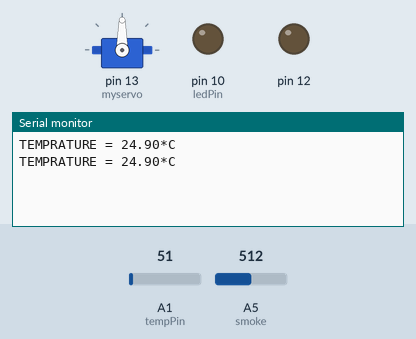
Bench run of a sketch on a simulated Arduino Uno, built with avr-gcc and run on an emulated ATmega328P. Parts: servo, output pins drawn as LEDs (lit = HIGH), the last lines printed to the serial monitor. The inputs (shaded band) are chosen by the test bench; at power-on: A5 (smoke) = 512, A1 (tempPin) = 51.

Above: at 1.8 s.
1.9 s: A5 (smoke) set to 633
At 2.8 s:
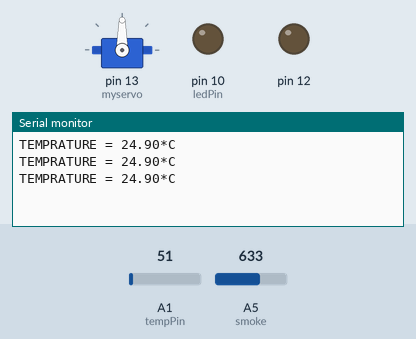
3.4 s: A5 (smoke) set to 667
At 4.8 s:
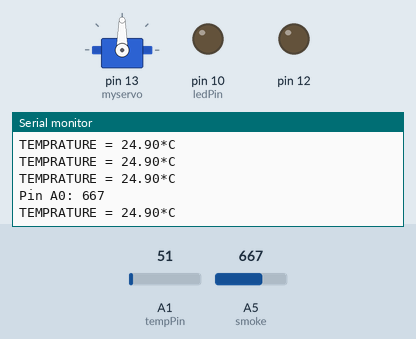
14.6 s: A5 (smoke) set to 640
At 15.8 s:
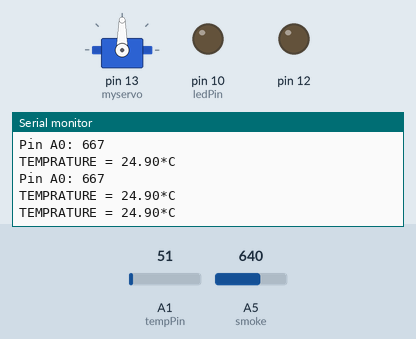
16.1 s: A5 (smoke) set to 660
At 17.8 s:
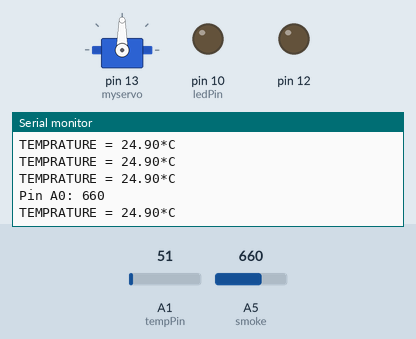

The sketch:

Smart_Home.ino
```cpp
#include <Servo.h>
#include <Password.h>
#include <Key.h>
#include <Keypad.h>
const byte numRows= 4; //number of rows on the keypad
const byte numCols= 4; //number of columns on the keypad

//keymap defines the key pressed according to the row and columns just as appears on the keypad
char keymap[numRows][numCols]=
{
{'1', '2', '3', 'A'},
{'4', '5', '6', 'B'},
{'7', '8', '9', 'C'},
{'*', '0', '#', 'D'}
};

//Code that shows the the keypad connections to the arduino terminals
byte rowPins[numRows] = {9,8,7,6}; //Rows 0 to 3
byte colPins[numCols]= {5,4,3,2}; //Columns 0 to 3

//initializes an instance of the Keypad class
Keypad myKeypad= Keypad(makeKeymap(keymap), rowPins, colPins, numRows, numCols);


Password password = Password("1234");
Servo myservo;

int ledPin = 10;                // choose the pin for the LED
int inputPin = 2;               // choose the input pin (for PIR sensor)
int pirState = LOW;             // we start, assuming no motion detected
int val = 0;                    // variable for reading the pin status
int tempPin = 1;
#define TEMP_MAX 25
float temp_avg[100] = {0};
int val_t;
int temp_n = 0;
int temp_count = 0;

/* accelerometer
const int xpin = A5;                  // x-axis of the accelerometer
const int ypin = A4;                  // y-axis
const int zpin = A3;                  // z-axis (only on 3-axis models)*/
int smoke = A5;
void setup()
{
  pinMode(12, OUTPUT);
  myservo.attach(13);
   pinMode(ledPin, OUTPUT);      // declare LED as output
  pinMode(inputPin, INPUT);     // declare sensor as input
  pinMode(smoke, INPUT);
Serial.begin(9600);
}
int pos;
//If key is pressed, this key is stored in 'keypressed' variable
//If key is not equal to 'NO_KEY', then this key is printed out
//if count=17, then count is reset back to 0 (this means no key is pressed during the whole keypad scan process
void loop()
{
  /* --------------------- KEYPAD ------------------*/
char key = myKeypad.getKey();
if (key != NO_KEY)
{
Serial.print(key);
if (key == '#') {
  if (password.evaluate())
  {
    for (pos = 0; pos <= 180; pos += 1) { // goes from 0 degrees to 180 degrees
      // in steps of 1 degree
      myservo.write(pos);              // tell servo to go to position in variable 'pos'
      delay(15);                       // waits 15ms for the servo to reach the position
    }
  } else {
 digitalWrite(12, HIGH);

  }
  password.reset();
} else if (key == '*') {
  digitalWrite(12,LOW);
} else {

  password.append(key);
}
}
/*--------------------------------------------------*/
/*----------------------PIR-------------------------*/
val = digitalRead(inputPin);  // read input value

  if (val == HIGH) {            // check if the input is HIGH
    digitalWrite(ledPin, HIGH);  // turn LED ON
    if (pirState == LOW) {
      // we have just turned on
      Serial.println("Motion detected!");
      // We only want to print on the output change, not state
      pirState = HIGH;
    }
  } else {
    digitalWrite(ledPin, LOW); // turn LED OFF
    if (pirState == HIGH){
      // we have just turned of
      Serial.println("Motion ended!");
      // We only want to print on the output change, not state
      pirState = LOW;
    }
  }
  /*------------------------------------------------*/
  /*----------------------TEMP-------------------------*/
  val_t = analogRead(tempPin);
/*float mv = ( val_t/1024.0)*5000;
float cel = mv/10;
if (temp_n < TEMP_MAX) {
  temp_avg[temp_n] = cel;
  temp_n++;
} else {
  temp_n--;
  float avg_temp = 0.0;
  for (int i = temp_n; i >= 0; i--)avg_temp += temp_avg[i];
  avg_temp /= temp_n;
  if (avg_temp >= 39.0) {

      //digitalWrite(12,HIGH);
      Serial.print("AVG TEMPRATURE = ");
      Serial.print(avg_temp);
      Serial.print("*C");
      Serial.println();
      //delay(1000);
  }else
  {
    Serial.print("avg temp = ");
      Serial.print(avg_temp);
      Serial.print("*C");
      Serial.println();

  }
}*/
float mv = ( val_t/1024.0)*5000;
float cel = mv/10;
float farh = (cel*9)/5 + 32;
 if(cel > 50){
    temp_count ++;
 }
 else{
  if(temp_count < 5){
    temp_count = 0;
    digitalWrite(12, LOW);
  }
 }
 if(temp_count > 10){
  digitalWrite(12, HIGH);
 }
 else{
  digitalWrite(12, LOW);
 }

    Serial.print("TEMPRATURE = ");
    Serial.print(cel);
    Serial.print("*C");
    Serial.println();
    delay(1000);

  /*------------------------------------------------*/
  /*----------------------ACCELEROMETER-------------------------
  // print the sensor values:
  Serial.print(analogRead(xpin));
  // print a tab between values:
  Serial.print("\t");
  Serial.print(analogRead(ypin));
  // print a tab between values:
  Serial.print("\t");
  Serial.print(analogRead(zpin));
  Serial.println();
  // delay before next reading:
  delay(100);*/

  /*------------------------------------------------*/
  /*----------------------SMOKE--------------*/
  int smoke_count = 0;
 int analogSensor = analogRead(smoke );
  if(analogSensor > 650){
    digitalWrite(12, HIGH);
    Serial.print("Pin A0: ");
    Serial.println(analogSensor);
    //delay(100);
  }
  if(analogSensor < 650){
    digitalWrite(12, LOW);
  }
}
```

Measured:
- after the input at 3.4 s, the serial monitor: prints a new line after 0.61 s (image 2)
- after the input at 16.1 s, the serial monitor: prints a new line after 0.92 s (image 4)
